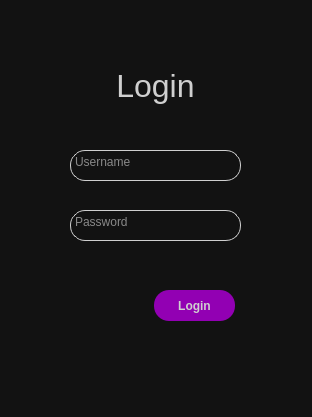
<?xml version="1.0" encoding="UTF-8"?>
<ui version="4.0">
 <class>MainWindow</class>
 <widget class="QWidget" name="MainWindow">
  <property name="geometry">
   <rect>
    <x>0</x>
    <y>0</y>
    <width>312</width>
    <height>417</height>
   </rect>
  </property>
  <property name="windowTitle">
   <string>Config</string>
  </property>
  <property name="windowIcon">
   <iconset resource="resource.qrc">
    <normaloff>:/icon/images/logo/logo.png</normaloff>:/icon/images/logo/logo.png</iconset>
  </property>
  <property name="styleSheet">
   <string notr="true">background-color: #121212;</string>
  </property>
  <widget class="QTextEdit" name="username_field">
   <property name="geometry">
    <rect>
     <x>70</x>
     <y>150</y>
     <width>171</width>
     <height>31</height>
    </rect>
   </property>
   <property name="styleSheet">
    <string notr="true">QTextEdit {
border: 1px solid #cfcfcf;
border-radius: 15px;
box-shadow: 6px 6px 13px 0px rgba(111,3,135,0.63);
color: #fff;
}

QTextEdit::Text {
	color: #fff;
}</string>
   </property>
   <property name="placeholderText">
    <string>Username</string>
   </property>
  </widget>
  <widget class="QTextEdit" name="username_field_2">
   <property name="geometry">
    <rect>
     <x>70</x>
     <y>210</y>
     <width>171</width>
     <height>31</height>
    </rect>
   </property>
   <property name="styleSheet">
    <string notr="true">border: 1px solid #cfcfcf;
border-radius: 15px;
color: #fff;</string>
   </property>
   <property name="placeholderText">
    <string>Password</string>
   </property>
  </widget>
  <widget class="QPushButton" name="login_button">
   <property name="geometry">
    <rect>
     <x>154</x>
     <y>290</y>
     <width>81</width>
     <height>31</height>
    </rect>
   </property>
   <property name="cursor">
    <cursorShape>CrossCursor</cursorShape>
   </property>
   <property name="styleSheet">
    <string notr="true">QPushButton {
	background-color: #9200b3;
	border-radius: 15px;
	color: #cfcfcf;
	font-weight: bold;
	transition: all 0.2s;
}



QPushButton:hover {
	color: #fff;
	background-color: #6f0387;
}</string>
   </property>
   <property name="text">
    <string>Login</string>
   </property>
  </widget>
  <widget class="QLabel" name="login_text">
   <property name="geometry">
    <rect>
     <x>70</x>
     <y>50</y>
     <width>171</width>
     <height>71</height>
    </rect>
   </property>
   <property name="font">
    <font>
     <pointsize>24</pointsize>
    </font>
   </property>
   <property name="styleSheet">
    <string notr="true">color: #cfcfcf;</string>
   </property>
   <property name="text">
    <string>Login</string>
   </property>
   <property name="alignment">
    <set>Qt::AlignCenter</set>
   </property>
  </widget>
 </widget>
 <resources>
  <include location="resource.qrc"/>
 </resources>
 <connections/>
</ui>
